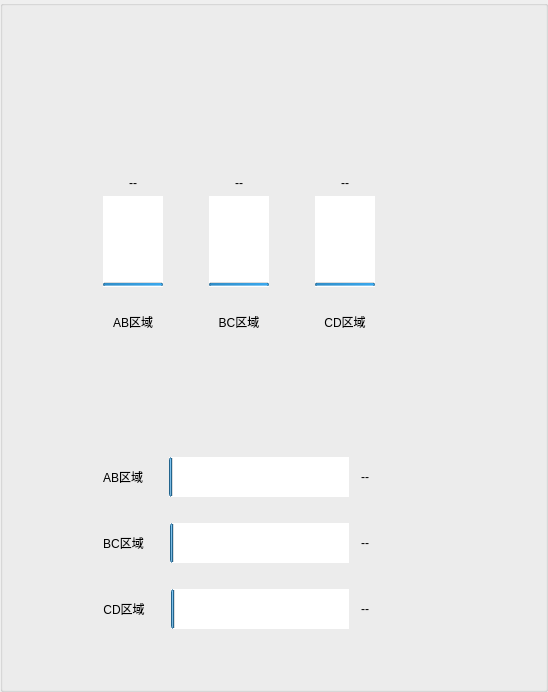
       <widget class="QGroupBox" name="groupBox_6">
        <property name="title">
         <string/>
        </property>
        <layout class="QVBoxLayout" name="verticalLayout_9">
         <item>
          <spacer name="verticalSpacer_4">
           <property name="orientation">
            <enum>Qt::Vertical</enum>
           </property>
           <property name="sizeType">
            <enum>QSizePolicy::Maximum</enum>
           </property>
           <property name="sizeHint" stdset="0">
            <size>
             <width>20</width>
             <height>150</height>
            </size>
           </property>
          </spacer>
         </item>
         <item>
          <widget class="QWidget" name="widgetData" native="true">
           <property name="minimumSize">
            <size>
             <width>300</width>
             <height>0</height>
            </size>
           </property>
           <property name="styleSheet">
            <string notr="true">border-color:rgb(69, 187, 217,150)</string>
           </property>
           <layout class="QVBoxLayout" name="verticalLayout_16">
            <item>
             <layout class="QHBoxLayout" name="horizontalLayout_19">
              <item>
               <spacer name="horizontalSpacer_18">
                <property name="orientation">
                 <enum>Qt::Horizontal</enum>
                </property>
                <property name="sizeHint" stdset="0">
                 <size>
                  <width>40</width>
                  <height>20</height>
                 </size>
                </property>
               </spacer>
              </item>
              <item>
               <spacer name="horizontalSpacer_19">
                <property name="orientation">
                 <enum>Qt::Horizontal</enum>
                </property>
                <property name="sizeHint" stdset="0">
                 <size>
                  <width>40</width>
                  <height>20</height>
                 </size>
                </property>
               </spacer>
              </item>
              <item>
               <layout class="QVBoxLayout" name="verticalLayout_15">
                <item>
                 <layout class="QHBoxLayout" name="horizontalLayout_14">
                  <item>
                   <layout class="QVBoxLayout" name="verticalLayout_11">
                    <item>
                     <widget class="QLabel" name="labelABY">
                      <property name="layoutDirection">
                       <enum>Qt::LeftToRight</enum>
                      </property>
                      <property name="styleSheet">
                       <string notr="true">font: 75 14pt &quot;宋体&quot;;</string>
                      </property>
                      <property name="text">
                       <string>--</string>
                      </property>
                      <property name="alignment">
                       <set>Qt::AlignCenter</set>
                      </property>
                     </widget>
                    </item>
                    <item>
                     <widget class="QProgressBar" name="progressBarABY">
                      <property name="minimumSize">
                       <size>
                        <width>60</width>
                        <height>0</height>
                       </size>
                      </property>
                      <property name="styleSheet">
                       <string notr="true"/>
                      </property>
                      <property name="minimum">
                       <number>0</number>
                      </property>
                      <property name="maximum">
                       <number>200</number>
                      </property>
                      <property name="value">
                       <number>2</number>
                      </property>
                      <property name="textVisible">
                       <bool>false</bool>
                      </property>
                      <property name="orientation">
                       <enum>Qt::Vertical</enum>
                      </property>
                     </widget>
                    </item>
                    <item>
                     <spacer name="horizontalSpacer_25">
                      <property name="orientation">
                       <enum>Qt::Horizontal</enum>
                      </property>
                      <property name="sizeType">
                       <enum>QSizePolicy::Maximum</enum>
                      </property>
                      <property name="sizeHint" stdset="0">
                       <size>
                        <width>40</width>
                        <height>20</height>
                       </size>
                      </property>
                     </spacer>
                    </item>
                    <item>
                     <widget class="QLabel" name="label_9">
                      <property name="styleSheet">
                       <string notr="true">font: 75 14pt &quot;宋体&quot;;</string>
                      </property>
                      <property name="text">
                       <string>AB区域</string>
                      </property>
                      <property name="alignment">
                       <set>Qt::AlignCenter</set>
                      </property>
                     </widget>
                    </item>
                   </layout>
                  </item>
                  <item>
                   <spacer name="horizontalSpacer_28">
                    <property name="orientation">
                     <enum>Qt::Horizontal</enum>
                    </property>
                    <property name="sizeHint" stdset="0">
                     <size>
                      <width>40</width>
                      <height>20</height>
                     </size>
                    </property>
                   </spacer>
                  </item>
                  <item>
                   <layout class="QVBoxLayout" name="verticalLayout_12">
                    <item>
                     <widget class="QLabel" name="labelBCY">
                      <property name="styleSheet">
                       <string notr="true">font: 75 14pt &quot;宋体&quot;;</string>
                      </property>
                      <property name="text">
                       <string>--</string>
                      </property>
                      <property name="alignment">
                       <set>Qt::AlignCenter</set>
                      </property>
                     </widget>
                    </item>
                    <item>
                     <widget class="QProgressBar" name="progressBarBCY">
                      <property name="minimumSize">
                       <size>
                        <width>60</width>
                        <height>0</height>
                       </size>
                      </property>
                      <property name="styleSheet">
                       <string notr="true"/>
                      </property>
                      <property name="maximum">
                       <number>200</number>
                      </property>
                      <property name="value">
                       <number>2</number>
                      </property>
                      <property name="textVisible">
                       <bool>false</bool>
                      </property>
                      <property name="orientation">
                       <enum>Qt::Vertical</enum>
                      </property>
                     </widget>
                    </item>
                    <item>
                     <spacer name="horizontalSpacer_26">
                      <property name="orientation">
                       <enum>Qt::Horizontal</enum>
                      </property>
                      <property name="sizeType">
                       <enum>QSizePolicy::Maximum</enum>
                      </property>
                      <property name="sizeHint" stdset="0">
                       <size>
                        <width>40</width>
                        <height>20</height>
                       </size>
                      </property>
                     </spacer>
                    </item>
                    <item>
                     <widget class="QLabel" name="label_10">
                      <property name="styleSheet">
                       <string notr="true">font: 75 14pt &quot;宋体&quot;;</string>
                      </property>
                      <property name="text">
                       <string>BC区域</string>
                      </property>
                      <property name="alignment">
                       <set>Qt::AlignCenter</set>
                      </property>
                     </widget>
                    </item>
                   </layout>
                  </item>
                  <item>
                   <spacer name="horizontalSpacer_29">
                    <property name="orientation">
                     <enum>Qt::Horizontal</enum>
                    </property>
                    <property name="sizeHint" stdset="0">
                     <size>
                      <width>40</width>
                      <height>20</height>
                     </size>
                    </property>
                   </spacer>
                  </item>
                  <item>
                   <layout class="QVBoxLayout" name="verticalLayout_13">
                    <item>
                     <widget class="QLabel" name="labelCDY">
                      <property name="styleSheet">
                       <string notr="true">font: 75 14pt &quot;宋体&quot;;</string>
                      </property>
                      <property name="text">
                       <string>--</string>
                      </property>
                      <property name="alignment">
                       <set>Qt::AlignCenter</set>
                      </property>
                     </widget>
                    </item>
                    <item>
                     <widget class="QProgressBar" name="progressBarCDY">
                      <property name="minimumSize">
                       <size>
                        <width>60</width>
                        <height>0</height>
                       </size>
                      </property>
                      <property name="styleSheet">
                       <string notr="true">font: 75 14pt &quot;宋体&quot;;</string>
                      </property>
                      <property name="maximum">
                       <number>200</number>
                      </property>
                      <property name="value">
                       <number>2</number>
                      </property>
                      <property name="textVisible">
                       <bool>false</bool>
                      </property>
                      <property name="orientation">
                       <enum>Qt::Vertical</enum>
                      </property>
                     </widget>
                    </item>
                    <item>
                     <spacer name="horizontalSpacer_27">
                      <property name="orientation">
                       <enum>Qt::Horizontal</enum>
                      </property>
                      <property name="sizeType">
                       <enum>QSizePolicy::Maximum</enum>
                      </property>
                      <property name="sizeHint" stdset="0">
                       <size>
                        <width>40</width>
                        <height>20</height>
                       </size>
                      </property>
                     </spacer>
                    </item>
                    <item>
                     <widget class="QLabel" name="label_11">
                      <property name="styleSheet">
                       <string notr="true">font: 75 14pt &quot;宋体&quot;;</string>
                      </property>
                      <property name="text">
                       <string>CD区域</string>
                      </property>
                      <property name="alignment">
                       <set>Qt::AlignCenter</set>
                      </property>
                     </widget>
                    </item>
                   </layout>
                  </item>
                 </layout>
                </item>
                <item>
                 <spacer name="horizontalSpacer_16">
                  <property name="orientation">
                   <enum>Qt::Horizontal</enum>
                  </property>
                  <property name="sizeType">
                   <enum>QSizePolicy::Expanding</enum>
                  </property>
                  <property name="sizeHint" stdset="0">
                   <size>
                    <width>40</width>
                    <height>20</height>
                   </size>
                  </property>
                 </spacer>
                </item>
                <item>
                 <spacer name="horizontalSpacer_24">
                  <property name="orientation">
                   <enum>Qt::Horizontal</enum>
                  </property>
                  <property name="sizeType">
                   <enum>QSizePolicy::Expanding</enum>
                  </property>
                  <property name="sizeHint" stdset="0">
                   <size>
                    <width>40</width>
                    <height>20</height>
                   </size>
                  </property>
                 </spacer>
                </item>
                <item>
                 <spacer name="horizontalSpacer_13">
                  <property name="orientation">
                   <enum>Qt::Horizontal</enum>
                  </property>
                  <property name="sizeHint" stdset="0">
                   <size>
                    <width>40</width>
                    <height>20</height>
                   </size>
                  </property>
                 </spacer>
                </item>
                <item>
                 <spacer name="horizontalSpacer_23">
                  <property name="orientation">
                   <enum>Qt::Horizontal</enum>
                  </property>
                  <property name="sizeType">
                   <enum>QSizePolicy::Expanding</enum>
                  </property>
                  <property name="sizeHint" stdset="0">
                   <size>
                    <width>40</width>
                    <height>20</height>
                   </size>
                  </property>
                 </spacer>
                </item>
                <item>
                 <spacer name="horizontalSpacer_30">
                  <property name="orientation">
                   <enum>Qt::Horizontal</enum>
                  </property>
                  <property name="sizeHint" stdset="0">
                   <size>
                    <width>40</width>
                    <height>20</height>
                   </size>
                  </property>
                 </spacer>
                </item>
                <item>
                 <spacer name="horizontalSpacer_17">
                  <property name="orientation">
                   <enum>Qt::Horizontal</enum>
                  </property>
                  <property name="sizeType">
                   <enum>QSizePolicy::Expanding</enum>
                  </property>
                  <property name="sizeHint" stdset="0">
                   <size>
                    <width>40</width>
                    <height>20</height>
                   </size>
                  </property>
                 </spacer>
                </item>
                <item>
                 <layout class="QVBoxLayout" name="verticalLayout_14">
                  <item>
                   <layout class="QHBoxLayout" name="horizontalLayout_15">
                    <item>
                     <widget class="QLabel" name="label_12">
                      <property name="styleSheet">
                       <string notr="true">font: 75 14pt &quot;宋体&quot;;</string>
                      </property>
                      <property name="text">
                       <string>AB区域</string>
                      </property>
                      <property name="alignment">
                       <set>Qt::AlignCenter</set>
                      </property>
                     </widget>
                    </item>
                    <item>
                     <spacer name="verticalSpacer_7">
                      <property name="orientation">
                       <enum>Qt::Vertical</enum>
                      </property>
                      <property name="sizeHint" stdset="0">
                       <size>
                        <width>20</width>
                        <height>40</height>
                       </size>
                      </property>
                     </spacer>
                    </item>
                    <item>
                     <widget class="QProgressBar" name="progressBarABX">
                      <property name="minimumSize">
                       <size>
                        <width>0</width>
                        <height>40</height>
                       </size>
                      </property>
                      <property name="styleSheet">
                       <string notr="true"/>
                      </property>
                      <property name="maximum">
                       <number>110</number>
                      </property>
                      <property name="value">
                       <number>2</number>
                      </property>
                      <property name="textVisible">
                       <bool>false</bool>
                      </property>
                     </widget>
                    </item>
                    <item>
                     <widget class="QLabel" name="labelABX">
                      <property name="minimumSize">
                       <size>
                        <width>20</width>
                        <height>0</height>
                       </size>
                      </property>
                      <property name="styleSheet">
                       <string notr="true">font: 75 14pt &quot;宋体&quot;;</string>
                      </property>
                      <property name="text">
                       <string>--</string>
                      </property>
                      <property name="alignment">
                       <set>Qt::AlignCenter</set>
                      </property>
                     </widget>
                    </item>
                   </layout>
                  </item>
                  <item>
                   <spacer name="horizontalSpacer_21">
                    <property name="orientation">
                     <enum>Qt::Horizontal</enum>
                    </property>
                    <property name="sizeType">
                     <enum>QSizePolicy::Expanding</enum>
                    </property>
                    <property name="sizeHint" stdset="0">
                     <size>
                      <width>40</width>
                      <height>20</height>
                     </size>
                    </property>
                   </spacer>
                  </item>
                  <item>
                   <layout class="QHBoxLayout" name="horizontalLayout_17">
                    <item>
                     <widget class="QLabel" name="label_13">
                      <property name="styleSheet">
                       <string notr="true">font: 75 14pt &quot;宋体&quot;;</string>
                      </property>
                      <property name="text">
                       <string>BC区域</string>
                      </property>
                      <property name="alignment">
                       <set>Qt::AlignCenter</set>
                      </property>
                     </widget>
                    </item>
                    <item>
                     <spacer name="verticalSpacer_8">
                      <property name="orientation">
                       <enum>Qt::Vertical</enum>
                      </property>
                      <property name="sizeHint" stdset="0">
                       <size>
                        <width>20</width>
                        <height>40</height>
                       </size>
                      </property>
                     </spacer>
                    </item>
                    <item>
                     <widget class="QProgressBar" name="progressBarBCX">
                      <property name="minimumSize">
                       <size>
                        <width>0</width>
                        <height>40</height>
                       </size>
                      </property>
                      <property name="styleSheet">
                       <string notr="true"/>
                      </property>
                      <property name="maximum">
                       <number>110</number>
                      </property>
                      <property name="value">
                       <number>2</number>
                      </property>
                      <property name="textVisible">
                       <bool>false</bool>
                      </property>
                     </widget>
                    </item>
                    <item>
                     <widget class="QLabel" name="labelBCX">
                      <property name="minimumSize">
                       <size>
                        <width>20</width>
                        <height>0</height>
                       </size>
                      </property>
                      <property name="styleSheet">
                       <string notr="true">font: 75 14pt &quot;宋体&quot;;</string>
                      </property>
                      <property name="text">
                       <string>--</string>
                      </property>
                      <property name="alignment">
                       <set>Qt::AlignCenter</set>
                      </property>
                     </widget>
                    </item>
                   </layout>
                  </item>
                  <item>
                   <spacer name="horizontalSpacer_22">
                    <property name="orientation">
                     <enum>Qt::Horizontal</enum>
                    </property>
                    <property name="sizeType">
                     <enum>QSizePolicy::Expanding</enum>
                    </property>
                    <property name="sizeHint" stdset="0">
                     <size>
                      <width>40</width>
                      <height>20</height>
                     </size>
                    </property>
                   </spacer>
                  </item>
                  <item>
                   <layout class="QHBoxLayout" name="horizontalLayout_18">
                    <item>
                     <widget class="QLabel" name="label_14">
                      <property name="styleSheet">
                       <string notr="true">font: 75 14pt &quot;宋体&quot;;</string>
                      </property>
                      <property name="text">
                       <string>CD区域</string>
                      </property>
                      <property name="alignment">
                       <set>Qt::AlignCenter</set>
                      </property>
                     </widget>
                    </item>
                    <item>
                     <spacer name="verticalSpacer_9">
                      <property name="orientation">
                       <enum>Qt::Vertical</enum>
                      </property>
                      <property name="sizeHint" stdset="0">
                       <size>
                        <width>20</width>
                        <height>40</height>
                       </size>
                      </property>
                     </spacer>
                    </item>
                    <item>
                     <widget class="QProgressBar" name="progressBarCDX">
                      <property name="minimumSize">
                       <size>
                        <width>0</width>
                        <height>40</height>
                       </size>
                      </property>
                      <property name="styleSheet">
                       <string notr="true"/>
                      </property>
                      <property name="maximum">
                       <number>110</number>
                      </property>
                      <property name="value">
                       <number>2</number>
                      </property>
                      <property name="textVisible">
                       <bool>false</bool>
                      </property>
                     </widget>
                    </item>
                    <item>
                     <widget class="QLabel" name="labelCDX">
                      <property name="minimumSize">
                       <size>
                        <width>20</width>
                        <height>0</height>
                       </size>
                      </property>
                      <property name="styleSheet">
                       <string notr="true">font: 75 14pt &quot;宋体&quot;;</string>
                      </property>
                      <property name="text">
                       <string>--</string>
                      </property>
                      <property name="alignment">
                       <set>Qt::AlignCenter</set>
                      </property>
                     </widget>
                    </item>
                   </layout>
                  </item>
                 </layout>
                </item>
               </layout>
              </item>
              <item>
               <spacer name="horizontalSpacer_20">
                <property name="orientation">
                 <enum>Qt::Horizontal</enum>
                </property>
                <property name="sizeType">
                 <enum>QSizePolicy::Maximum</enum>
                </property>
                <property name="sizeHint" stdset="0">
                 <size>
                  <width>150</width>
                  <height>20</height>
                 </size>
                </property>
               </spacer>
              </item>
             </layout>
            </item>
            <item>
             <spacer name="verticalSpacer_3">
              <property name="orientation">
               <enum>Qt::Vertical</enum>
              </property>
              <property name="sizeHint" stdset="0">
               <size>
                <width>20</width>
                <height>40</height>
               </size>
              </property>
             </spacer>
            </item>
           </layout>
          </widget>
         </item>
        </layout>
       </widget>
